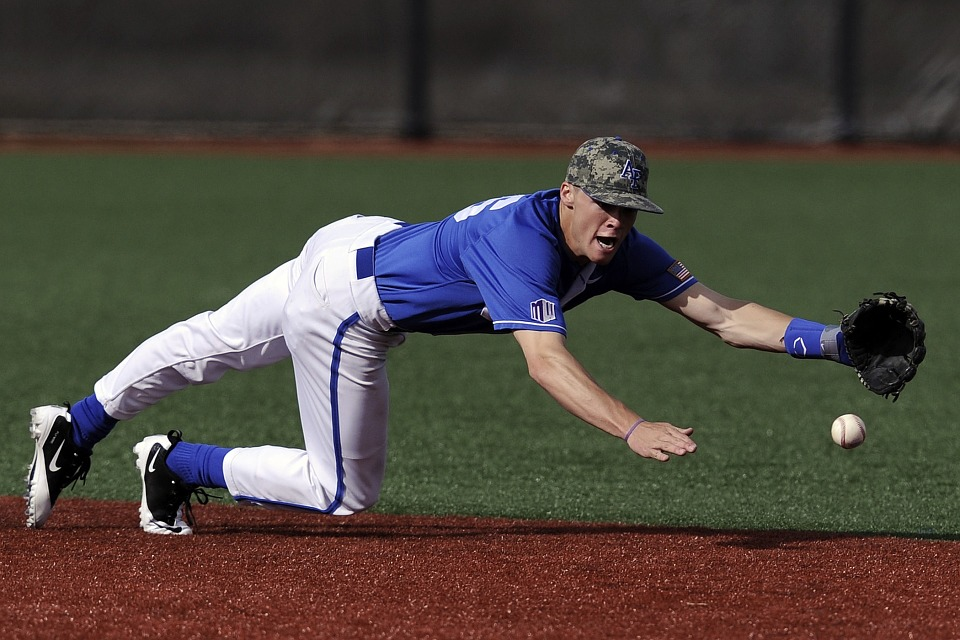
#> input picture images/baseball-player.jpg, 960 x 640 px
$ python ROI.py
#> lines starting #> are read from the running program, lines starting #| are printed output that depends on the picture; after the words box and inside, x2 and y2 are one past the last pixel; in counts of white or black regions, pixels touching at a corner belong together
import cv2

img = cv2.imread('../images/baseball-player.jpg')
#> img is the input picture: shape (640, 960, 3); mean B, G, R 63, 70.7, 78.1
cv2.imshow('image1', img)
ball = img[409:454, 817:884] # img[행 시작점: 끝점, 열 시작점: 끝점]
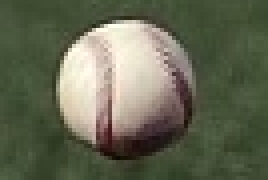
#> ball: shape (45, 67, 3) (shown 4 times larger); mean B, G, R 82.8, 103.7, 100.3
img[470:515, 817:884] = ball # 동일 역역 copy
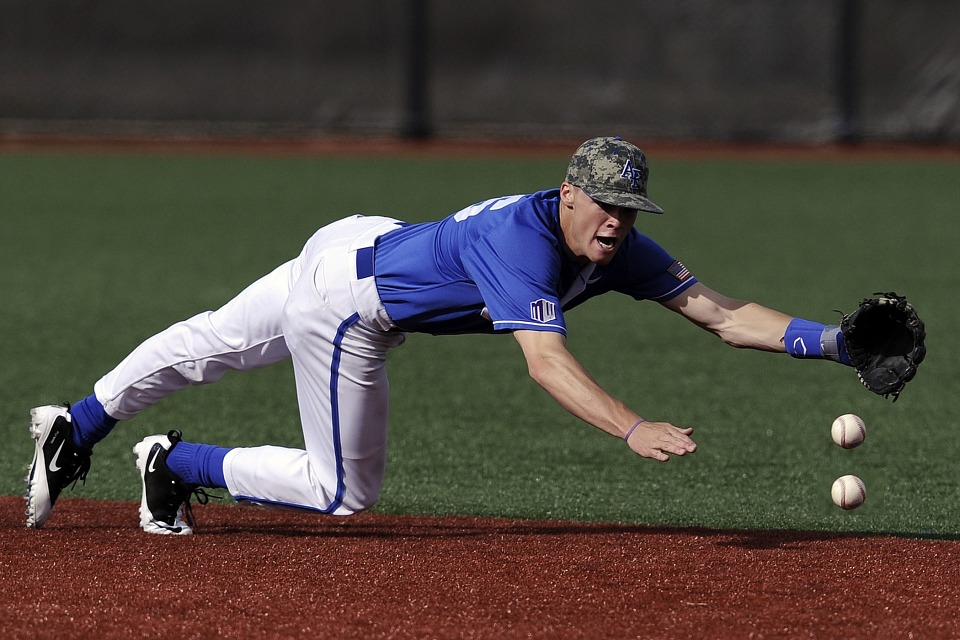
#> img: shape (640, 960, 3); 0.49% of pixels changed, all inside (x1, y1, x2, y2) = (817, 470, 884, 515)
cv2.imshow('image', img)

b = img[:, :, 0] # 0:Blue, 1:Green, 2:Red
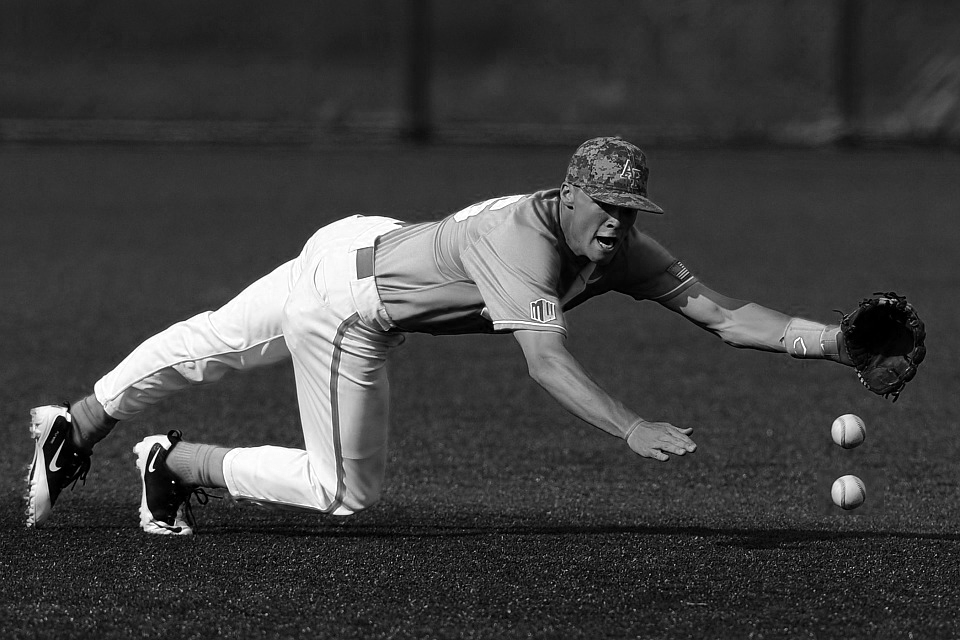
#> b: shape (640, 960); min 0, max 255, mean 63.1
img[:, :, 2] = 0 # red를 제거하는 효과
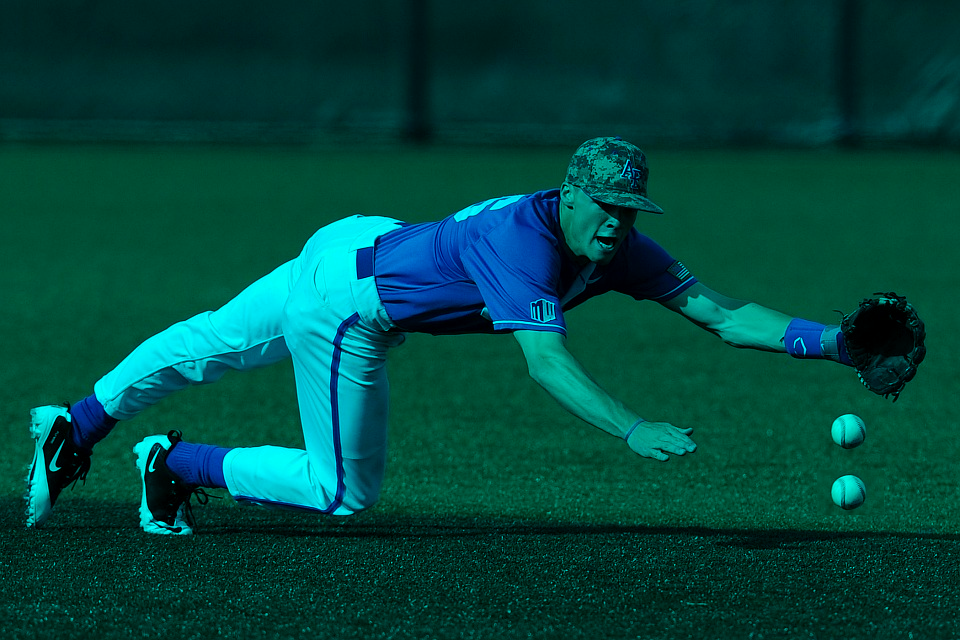
#> img: shape (640, 960, 3); mean B, G, R 63.1, 70.8, 0
cv2.imshow('image3', img)

b, g, r = cv2.split(img) # 각 체널별로 분리
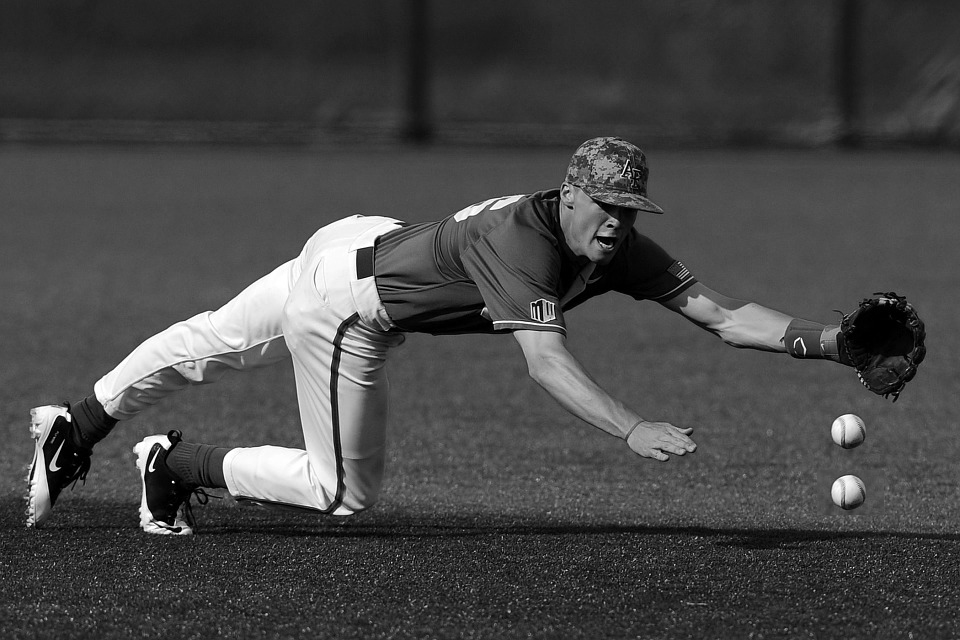
#> g: shape (640, 960); min 0, max 255, mean 70.8
#> r: shape (640, 960); every value is 0
img = cv2.merge((r, g, b)) # b,g,r->r,g,b

cv2.imshow('image2', img)
cv2.waitKey(0)
cv2.destroyAllWindows()

$ run again, with images/chessboard.jpg copied over images/baseball-player.jpg
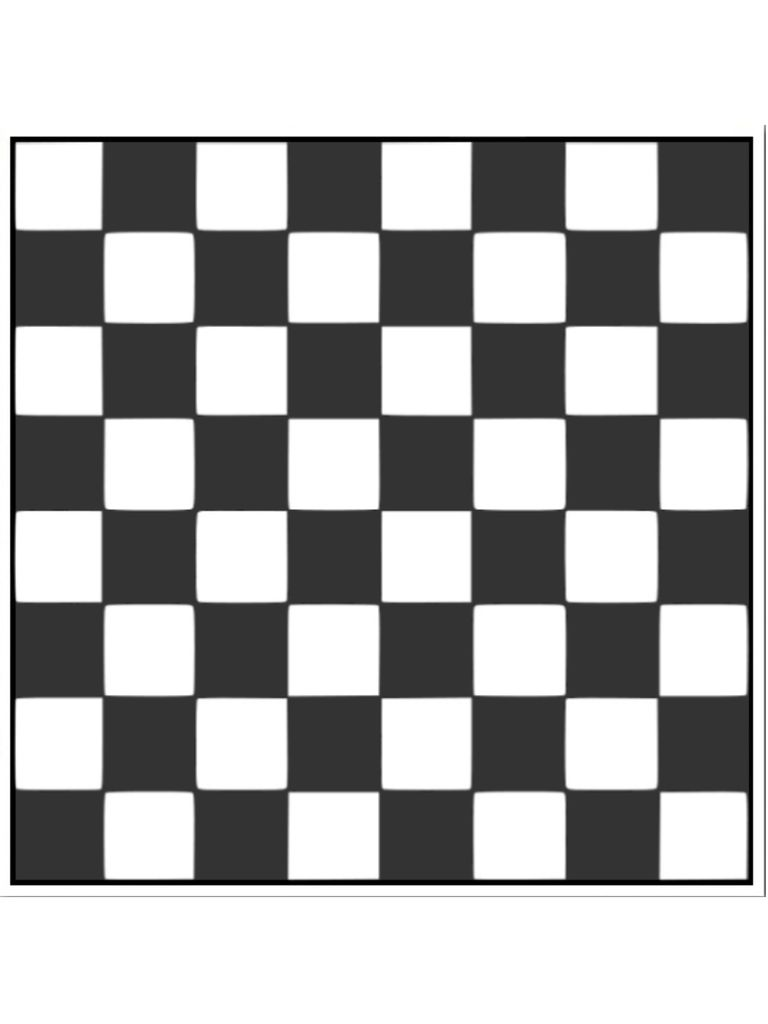
#> input picture images/chessboard.jpg, 768 x 1024 px
#> img is the input picture: shape (1024, 768, 3); mean B, G, R 176.4, 176.4, 176.4
#> ball = empty array
#> `img[:, :, 2] = 0`:
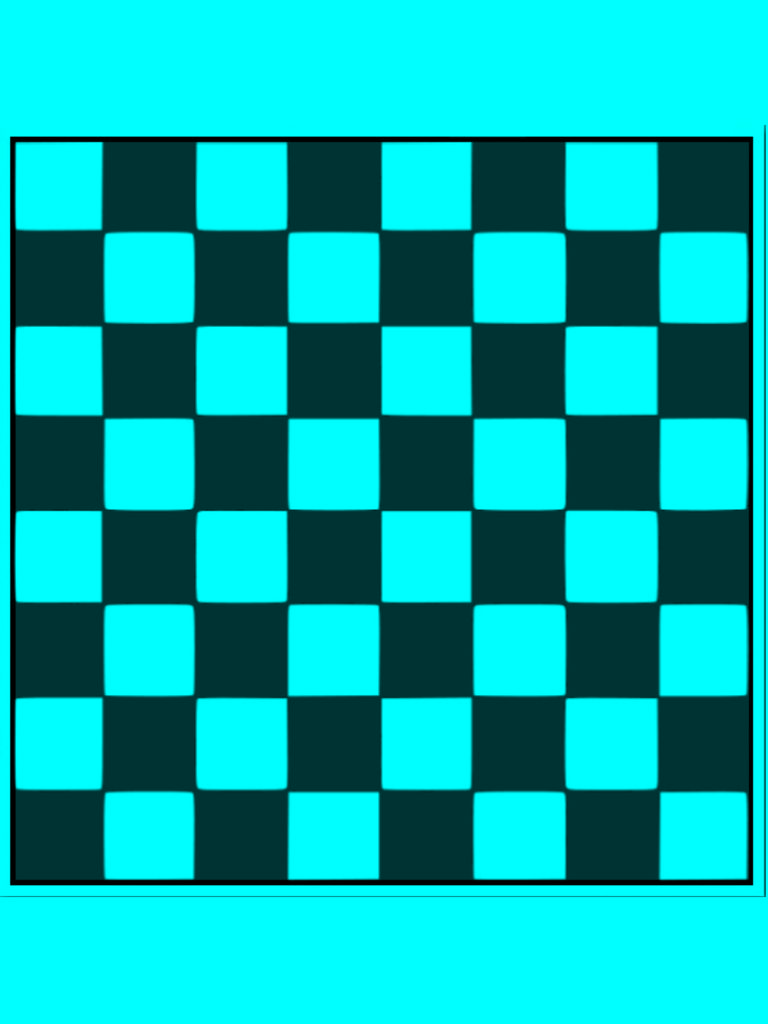
#> img: shape (1024, 768, 3); mean B, G, R 176.4, 176.4, 0
#> r: shape (1024, 768); every value is 0
